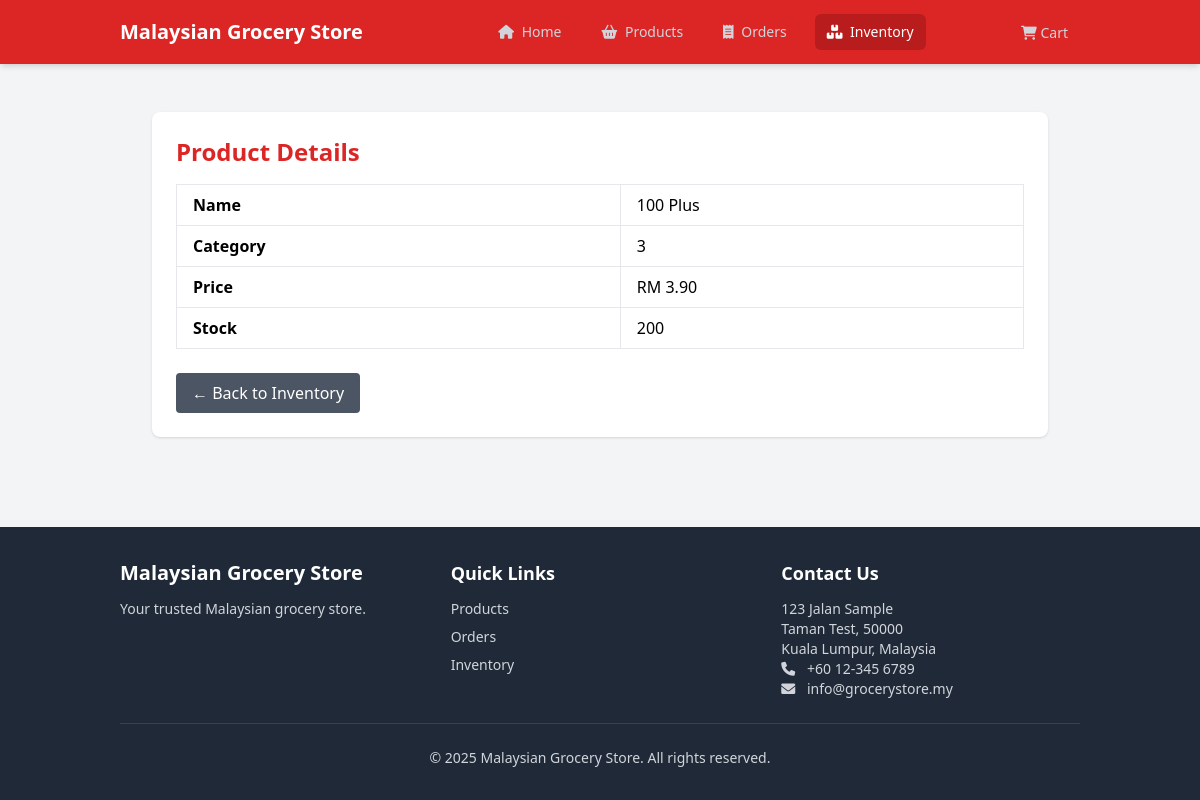
The page /modules/inventory/index.php?module=inventory&action=view&id=15 on the database as committed earlier.
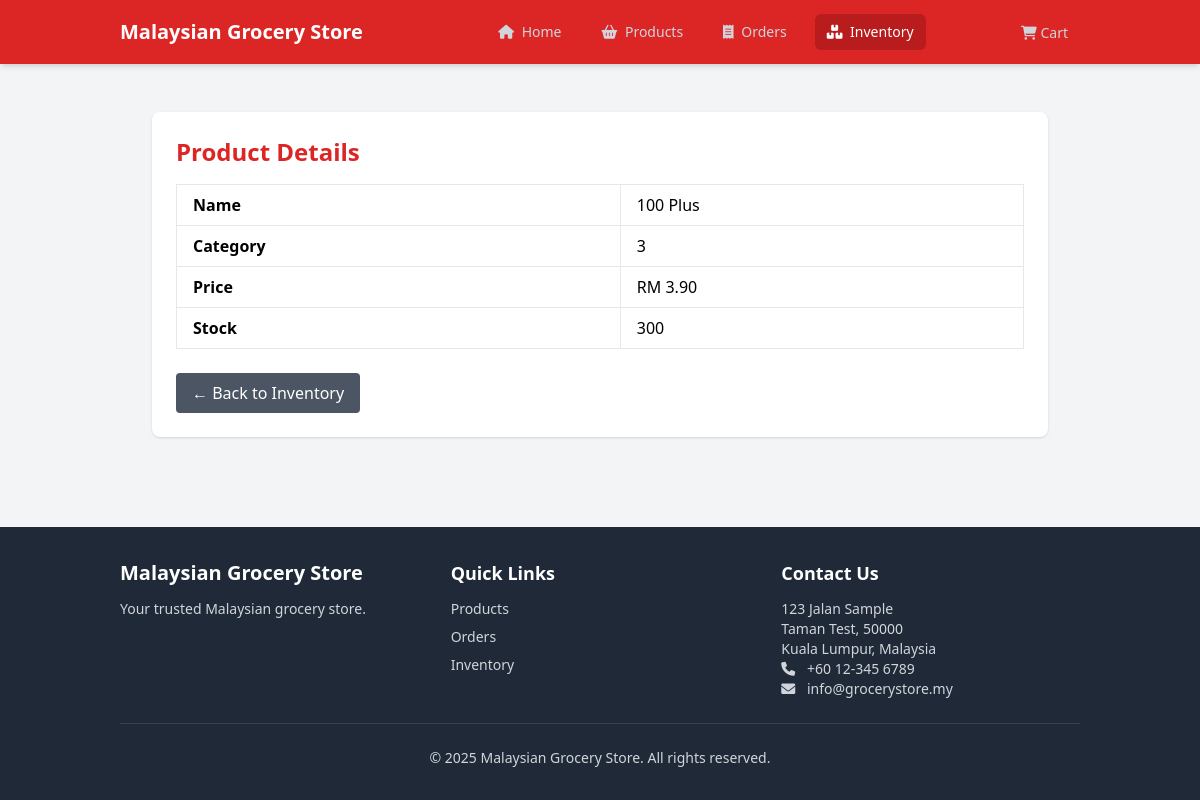
The same page on the database as committed later.
### tables this page shows
CREATE TABLE products (
    id INTEGER PRIMARY KEY AUTOINCREMENT,
    category_id INTEGER,
    name TEXT NOT NULL,
    description TEXT,
    price DECIMAL(10,2) NOT NULL,
    stock_quantity INTEGER NOT NULL DEFAULT 0,
    image_url TEXT,
    created_at DATETIME DEFAULT CURRENT_TIMESTAMP,
    updated_at DATETIME DEFAULT CURRENT_TIMESTAMP,
    deleted_at DATETIME,
    FOREIGN KEY (category_id) REFERENCES categories(id)
);

### modules/inventory/functions.php (called while the page is built, shortened)
<?php
function getProductById($id) {
    $db = initializeDatabase();
    $stmt = $db->prepare("SELECT * FROM products WHERE id = :id");
    $stmt->bindValue(':id', $id, SQLITE3_INTEGER);
    $result = $stmt->execute();
    return $result->fetchArray(SQLITE3_ASSOC);
}

### modules/inventory/templates/view.php (the view, shortened to what this page needs)
<?php
require_once __DIR__ . '/../../../includes/functions.php';
require_once __DIR__ . '/../functions.php';
$product = null;
if (isset($_GET['id'])) {
    $product = getProductById($_GET['id']);
}
?>
<div class="max-w-4xl mx-auto mt-8 p-6 bg-white shadow rounded-lg">
    <h1 class="text-2xl font-bold mb-4 text-red-600">Product Details</h1>
    <table class="table-auto w-full text-left border">
        <tr><th class="px-4 py-2 border">Name</th><td class="px-4 py-2 border"><?= htmlspecialchars($product['name']) ?></td></tr>
        <tr><th class="px-4 py-2 border">Category</th><td class="px-4 py-2 border"><?= htmlspecialchars($product['category_id']) ?></td></tr>
        <tr><th class="px-4 py-2 border">Price</th><td class="px-4 py-2 border">RM <?= number_format($product['price'], 2) ?></td></tr>
        <tr><th class="px-4 py-2 border">Stock</th><td class="px-4 py-2 border"><?= htmlspecialchars($product['stock_quantity']) ?></td></tr>
    </table>
    <div class="mt-6">
    <a href="/grocery_store/modules/inventory/index.php?action=list" class="bg-gray-600 text-white px-4 py-2 rounded hover:bg-gray-700 inline-block">
    ← Back to Inventory
    </a>
</div>
</div>

Rows that differ between the two databases and show on the page:
changed products "100 Plus": stock_quantity "200" → "300"
